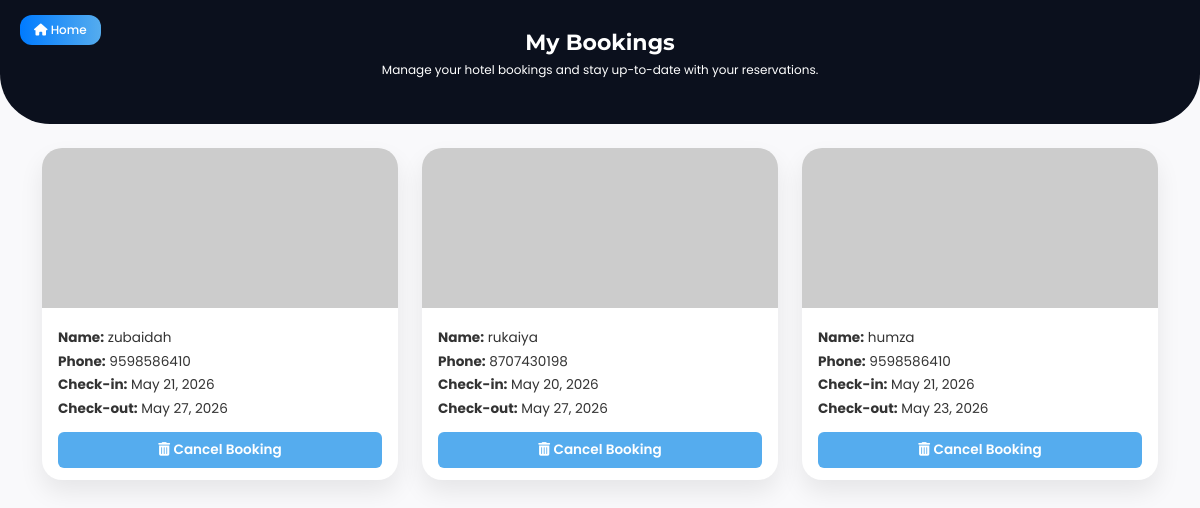
/members/mybook/ (signed in), run on the app's committed database.
### members/models.py (models this page shows, shortened)
class Booking(models.Model):
    user = models.ForeignKey(User, on_delete=models.CASCADE, null=True, blank=True)
    hotel = models.CharField(max_length=200)
    name = models.CharField(max_length=100)
    phone = models.CharField(max_length=15)
    checkin = models.DateField()
    checkout = models.DateField()

### members/views.py (the view)
# urls.py: path('mybook/', views.mybook, name='mybook'),
@login_required(login_url='/members/?modal=login')
def mybook(request):
    bookings = Booking.objects.filter(user=request.user).order_by('-id')
    return render(request, 'members/mybook.html', {'bookings': bookings})

### members/templates/members/mybook.html (shortened to what this page needs)
<!DOCTYPE html>
<html lang="en">
<head>
<link href="https://cdn.jsdelivr.net/npm/bootstrap@5.3.2/dist/css/bootstrap.min.css" rel="stylesheet" />
<link
  rel="stylesheet"
  href="https://cdnjs.cloudflare.com/ajax/libs/font-awesome/6.5.0/css/all.min.css"
/>
</head>
<body>
<section class="hero">
  <a href="{% url 'index' %}" class="btn-home-left"><i class="fas fa-home"></i> Home</a>
  <h2>My Bookings</h2>
  <p>Manage your hotel bookings and stay up-to-date with your reservations.</p>
</section>
<div class="container mt-4">
  {% if bookings %}
  <div class="row">
    {% for booking in bookings %}
    <div class="col-md-6 col-lg-4">
      <div class="booking-card">
        <img src="{{ booking.hotel.image.url|default:'https://via.placeholder.com/400x200?text=No+Image' }}"
          class="booking-img" alt="{{ booking.hotel.name }}"/>
          <div class="booking-body">
          <div class="booking-details">
            <p><strong>Name:</strong> {{ booking.name }}</p>
            <p><strong>Phone:</strong> {{ booking.phone }}</p>
            <p><strong>Check-in:</strong> {{ booking.checkin }}</p>
            <p><strong>Check-out:</strong> {{ booking.checkout }}</p>
          </div>
          <form method="POST" action="{% url 'cancel_booking' booking.id %}">
            <button
              class="btn btn-cancel w-100"
              onclick="return confirm('Are you sure you want to cancel this booking?');"
            >
              <i class="fas fa-trash-alt"></i> Cancel Booking
            </button>
          </form>
        </div>
      </div>
    </div>
    {% endfor %}
  </div>
  {% else %}
  <p class="text-center" style="margin-top: 50px;">No bookings yet.</p>
  {% endif %}
</div>
</body>
</html>

### members/templates/members/mybook.html (style rules this page uses)
body { font-family: "Poppins", sans-serif; background: #f9f9fb; color: #333; margin: 0; padding: 0; }
.hero { background: #0b101d; color: #fff; padding: 20px 20px 30px 20px; border-bottom-left-radius: 50px; border-bottom-right-radius: 50px; position: relative; }
.hero h2 { font-family: "Montserrat", sans-serif; font-size: 22px; font-weight: 700; margin: 10px 0 5px 0; text-align: center; }
.hero p { font-size: 12px; margin-bottom: 15px; text-align: center; }
.btn-home-left { position: absolute; left: 20px; top: 15px; background: linear-gradient(90deg, #007bff, #55acee); color: #fff; font-weight: 500; border-radius: 12px; padding: 6px 14px; text-decoration: none; transition: all 0.3s ease; font-size: 12px; }
.booking-card { background: #fff; border-radius: 20px; box-shadow: 0 12px 25px rgba(0, 0, 0, 0.08); margin-bottom: 25px; overflow: hidden; transition: transform 0.3s ease, box-shadow 0.3s ease; }
.booking-img { width: 100%; height: 160px; object-fit: cover; }
.booking-body { padding: 12px 16px; }
.booking-details p { font-size: 0.85rem; margin: 3px 0; }
.btn-cancel { margin-top: 10px; background: #55acee; border: none; color: #fff; font-weight: 600; transition: all 0.3s ease; font-size: 0.85rem; padding: 8px 0; }

### data on the page
Booking: name "zubaidah", phone "9598586410", checkin "May 21, 2026", checkout "May 27, 2026"
Booking: name "rukaiya", phone "8707430198", checkin "May 20, 2026", checkout "May 27, 2026"
Booking: name "humza", phone "9598586410", checkin "May 21, 2026", checkout "May 23, 2026"
